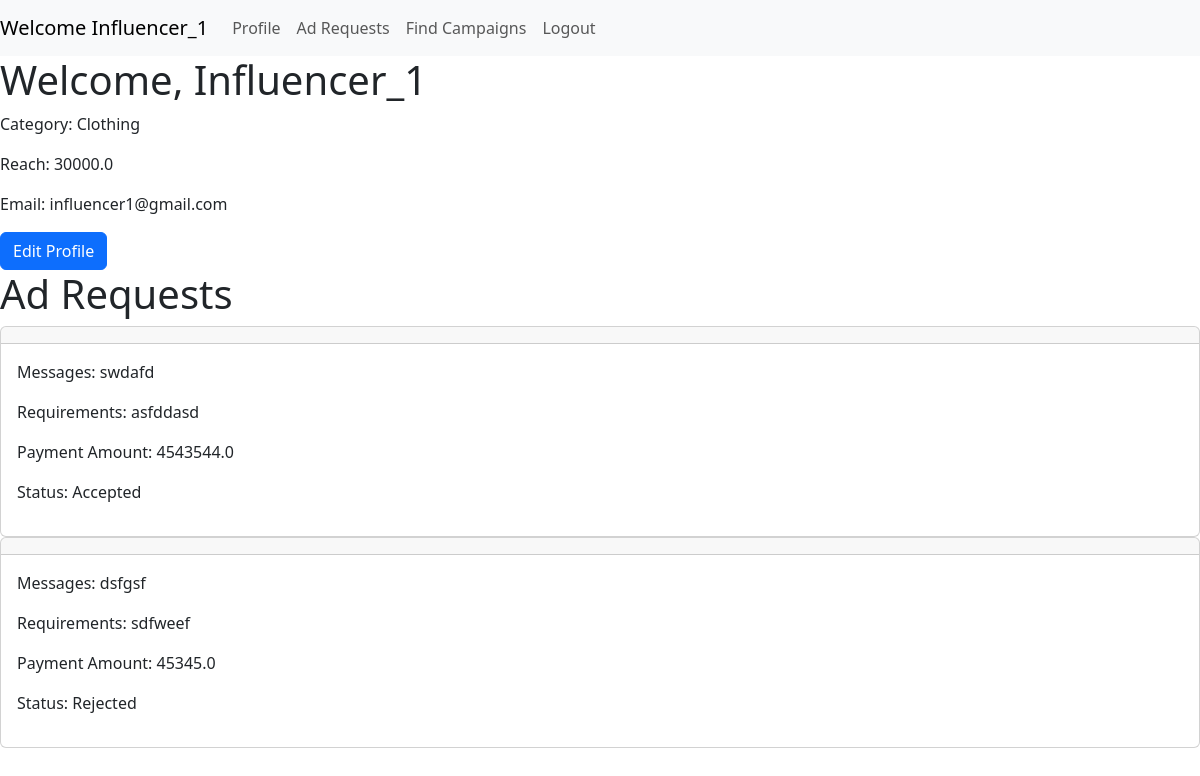
The page /influencer/ (signed in) on the database as committed earlier.
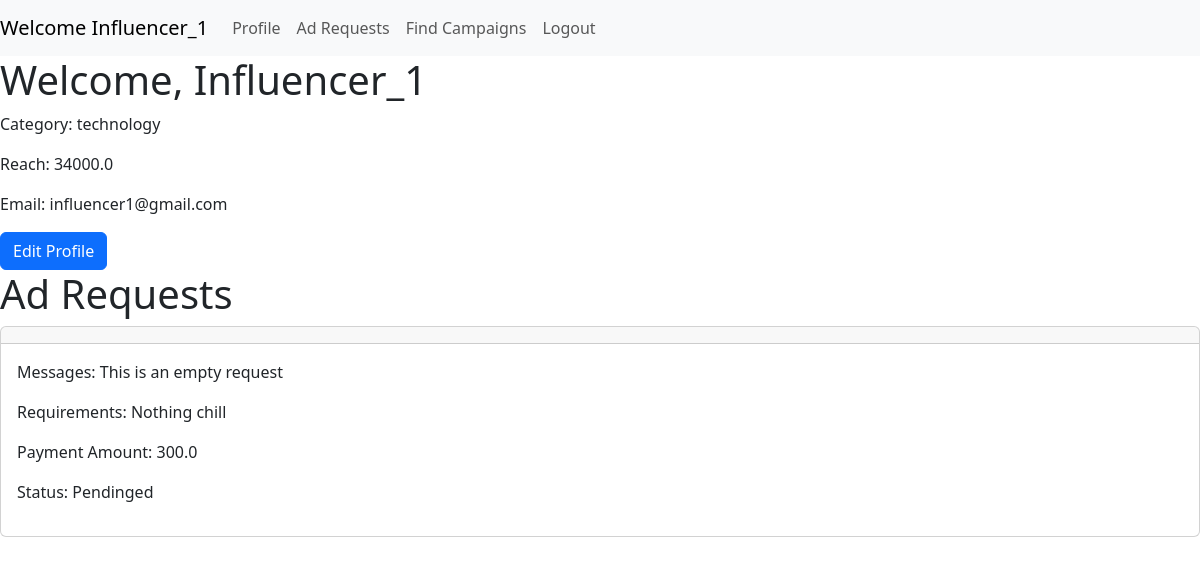
The same page on the database as committed later.
### components/models.py (models this page shows)
class User(db.Model, UserMixin):
    __tablename__ = "user"
    id = db.Column(db.Integer, primary_key=True, unique = True, nullable=False)
    role = db.Column(db.String, nullable=False)
    name = db.Column(db.String, nullable=False)
    email = db.Column(db.String, nullable=False, unique = True)
    password = db.Column(db.String, nullable=False)
    industry = db.Column(db.String)
    category = db.Column(db.String)
    reach = db.Column(db.Float)

class Ad_request(db.Model):
    __tablename__ = "ad_request"
    id = db.Column(db.Integer, primary_key=True, unique = True, nullable=False)
    influencer_id = db.Column(db.Integer, db.ForeignKey('user.id'))
    campaign_id = db.Column(db.Integer, db.ForeignKey('campaign.id'), nullable=False)
    messages = db.Column(db.String, nullable=False)
    requirements = db.Column(db.String, nullable=False)
    payment_amount = db.Column(db.Float, nullable=False)
    status = db.Column(db.String, nullable=False)
    negotiate = db.Column(db.Boolean, nullable=False, default=False)

### app.py (the view, shortened to what this page needs)
@app.route('/influencer/', methods=['GET', 'POST'])
@login_required
def influencer_dashboard():
    influencer = current_user
    ad_requests = get_influencer_ad_requests(influencer.id)
    if request.method == 'GET':
        return render_template('influencer_dashboard.html', influencer=influencer, ad_requests=ad_requests, error="")
    elif request.method == 'POST' and request.form['form_id'] == 'edit_profile':
        update_user(influencer.email, {"name": request.form.get('name'), "password": request.form.get('password'), "category": request.form.get('category'),
                                       "reach": request.form.get('reach')})
        return redirect(url_for('influencer_dashboard'))
    elif request.method == 'POST' and request.form['form_id'] == 'negotiate_ad':
        update_ad_request(request.form['id'], {"payment_amount": request.form['payment_amount'], "negotiate": True, "status": "Pending"})
        return redirect(url_for('influencer_dashboard'))

### app.py (called while the page is built)
@login_manager.user_loader
def load_user(user_id):
    user = User.query.get(user_id)
    return user

### components/ad_request.py (called while the page is built)
def get_influencer_ad_requests(influencer_id):
    ad_requests = Ad_request.query.filter_by(influencer_id=influencer_id).all()
    return ad_requests

### templates/influencer_dashboard.html (shortened to what this page needs)
<!DOCTYPE HTML>
<html>
    <head>
        <link href="https://cdn.jsdelivr.net/npm/bootstrap@5.3.3/dist/css/bootstrap.min.css" rel="stylesheet">
    </head>
    <body>
        <nav class="navbar navbar-expand-lg navbar-light bg-light">
            <a class="navbar-brand" href="#">Welcome {{ influencer.name }}</a>
            <div class="collapse navbar-collapse" id="navbarSupportedContent">
              <ul class="navbar-nav mr-auto">
                <li class="nav-item active">
                  <a class="nav-link" href="#Profile">Profile</a>
                </li>
                <li class="nav-item">
                  <a class="nav-link" href="#Ad_Requests">Ad Requests</a>
                </li>
                <li class="nav-item">
                    <a class="nav-link" href="{{ url_for('search') }}">Find Campaigns</a>
                </li>
                <li class="nav-item">
                    <a class="nav-link" href="{{ url_for('logout') }}">Logout</a>
                </li>
              </ul>
            </div>
        </nav>
        <div id="Profile">
            <h1>Welcome, {{ influencer.name }}</h1>
            <p>Category: {{ influencer.category }}</p>
            <p>Reach: {{ influencer.reach }}</p>
            <p>Email: {{ influencer.email }}</p>
            <button type="button" class="btn btn-primary" data-bs-toggle="modal" data-bs-target="#editProfileModal">
                Edit Profile
            </button>
        </div>
        <div id="Ad_Requests">
            <h1>Ad Requests</h1>
            {% for ad_request in ad_requests %}
                <div class="card">
                    <div class="card-header">
                    </div>
                    <div class="card-body">
                        <p class="card-text">Messages: {{ ad_request.messages }}</p>
                        <p class="card-text">Requirements: {{ ad_request.requirements }}</p>
                        <p class="card-text">Payment Amount: {{ ad_request.payment_amount }}</p>
                        {% if not ad_request.negotiate %}
                            <button type="button" class="btn btn-primary" data-bs-toggle="modal" data-bs-target="#revertAd{{ ad_request.id }}">
                                Revert
                            </button>
                            <button type="button" class="btn btn-primary" data-bs-toggle="modal" data-bs-target="#negotiateAd{{ ad_request.id }}">
                                Negotiate
                            </button>
                            <div class="modal fade" id="revertAd{{ ad_request.id }}" tabindex="-1" role="dialog" aria-labelledby="revertAd" aria-hidden="true">
                                <div class="modal-dialog modal-dialog-centered" role="document">
                                <div class="modal-content">
                                    <form method="POST" id="revert_ad">
                                        <div class="modal-header">
                                            <h5 class="modal-title" id="revertAd">Revert to Ad Request</h5>
                                        </div>
                                        <div class="modal-body">
                                            <input type="hidden" name="form_id" value="revert_ad">
                                            <input type="hidden" name="id" value="{{ ad_request.id }}">
                                            <label class="form-label">Would you like to Accept or Reject?</label>
                                            <label class="form-label">Ad Request for Campaign {{ ad_request.name }}</label>
                                            <label class="form-label">Messages: {{ ad_request.messages }}</label>
                                            <label class="form-label">Requirements: {{ ad_request.requirements }}</label>
                                            <label class="form-label">Payment Amount: {{ ad_request.payment_amount }}</label>
                                        </div>
                                        <div class="modal-footer">
                                            <button type="button" class="btn btn-secondary" data-bs-dismiss="modal">Close</button>
                                            <button type="submit" name="status" value="Accept" class="btn btn-primary">Accept</button>
                                            <button type="submit" name="status" value="Reject" class="btn btn-primary">Reject</button>
                                        </div>
                                    </form>
                                </div>
                                </div>
                            </div>
                            <div class="modal fade" id="negotiateAd{{ ad_request.id }}" tabindex="-1" role="dialog" aria-labelledby="negotiateAd" aria-hidden="true">
                                <div class="modal-dialog modal-dialog-centered" role="document">
                                <div class="modal-content">
                                    <form method="POST" id="negotiate_ad">
                                        <div class="modal-header">
                                            <h5 class="modal-title" id="negotiateAd">Negotiate Ad Request</h5>
                                        </div>
                                        <div class="modal-body">
                                            <input type="hidden" name="form_id" value="negotiate_ad">
                                            <input type="hidden" name="id" value="{{ ad_request.id }}">
                                            <label class="form-label">Ad Request for Campaign {{ ad_request.name }}</label>
                                            <label class="form-label">Messages: {{ ad_request.messages }}</label>
                                            <label class="form-label">Requirements: {{ ad_request.requirements }}</label>
                                            <input type="number" id="Payment_Amount" name="payment_amount" value="{{ ad_request.payment_amount }}" class="form-control" required>
                                            <label class="form-label">Payment Amount</label>
                                        </div>
                                        <div class="modal-footer">
                                            <button type="button" class="btn btn-secondary" data-bs-dismiss="modal">Close</button>
                                            <button type="submit" name="status" class="btn btn-primary">Send Request</button>
                                        </div>
                                    </form>
                                </div>
                                </div>
                            </div>
                        {% elif status == "Pending" %}
                            <p>Status: {{ ad_request.status }}</p>
                        {% else %}
                            <p>Status: {{ ad_request.status }}ed</p>
                        {% endif %}
                    </div>
                </div>
            {% endfor %}
        </div>
    </body>
</html>

Rows that differ between the two databases and show on the page:
removed Ad_request: messages "swdafd", requirements "asfddasd", payment_amount "4543544.0", status "Accept"
no longer on this page (row edited): Ad_request: messages "dsfgsf", requirements "sdfweef", payment_amount "45345.0", status "Reject"
changed User "Influencer_1": category "Clothing" → "technology"; reach "30000.0" → "34000.0"
added Ad_request: messages "This is an empty request", requirements "Nothing chill", payment_amount "300.0", status "Pending"
